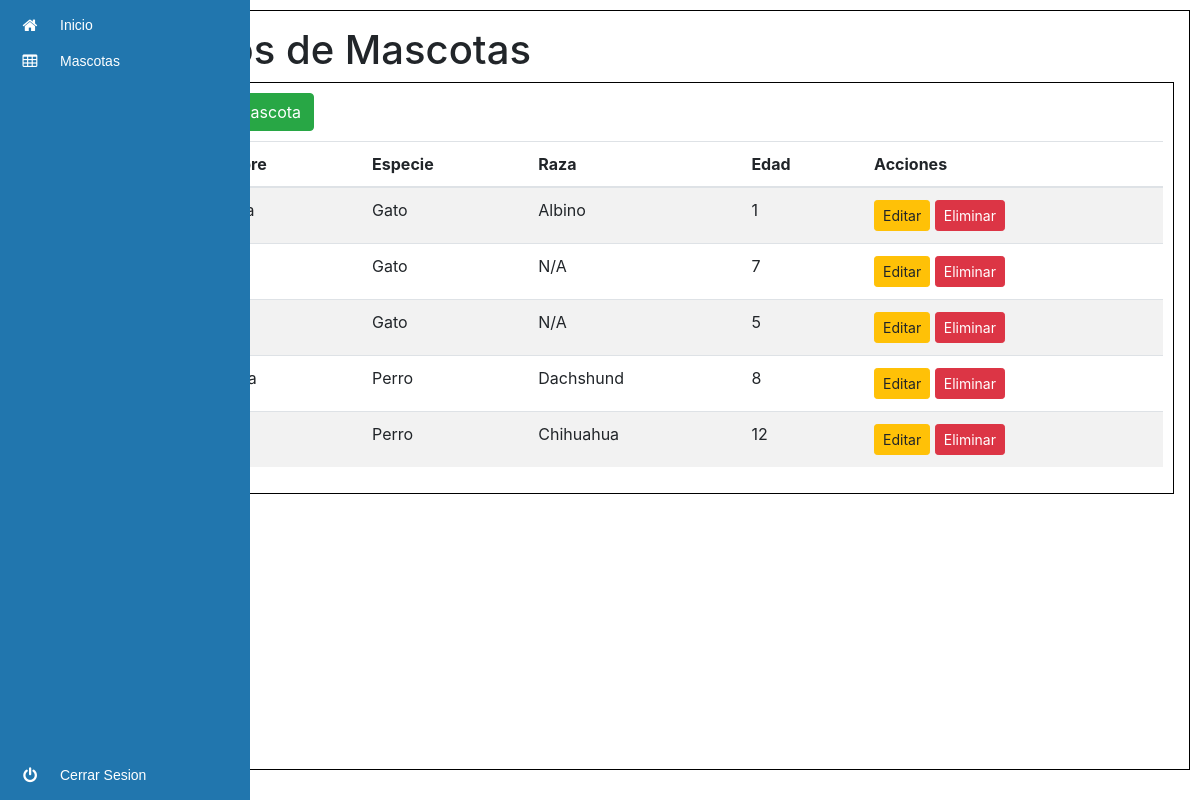
Page /pets (signed in) on the committed database.
### tables this page shows
CREATE TABLE mascotas (
            id INTEGER PRIMARY KEY AUTOINCREMENT,
            nombre TEXT NOT NULL,
            especie TEXT NOT NULL,
            raza TEXT NOT NULL,
            edad INTEGER NOT NULL,
            color TEXT NOT NULL,
            fecha_registro DATE NOT NULL
        );

### app.py (the view)
@app.route('/pets')
def pets():
    if 'username' not in session:
        return redirect(url_for('index'))
    mascotas = obtener_data_mascotas()
    return render_template('petCrud.html', mascotas=mascotas)

### app.py (called while the page is built)
@app.before_request
def renovar_sesion():
    session.permanent = True

### functions/sqliteFunctions.py (called while the page is built)
def obtener_data_mascotas():
    conexion = sqlite3.connect(database)
    cursor = conexion.cursor()
    cursor.execute('SELECT * FROM mascotas')
    mascotas = cursor.fetchall()
    conexion.close()
    return mascotas

### templates/petCrud.html (shortened to what this page needs)
{% include 'components/sidebar.html' %}
<link rel="stylesheet" type="text/css" href="{{ url_for('static', filename='styles/homeStyles.css') }}">
<link rel="stylesheet" href="https://stackpath.bootstrapcdn.com/bootstrap/4.5.2/css/bootstrap.min.css">
<div class="main-content">
    <h1>Registros de Mascotas </h1>
    <div class="menu">
        <div class="buttonsMenu">
            <button class="btn btn-success" id="add-pet-btn">Registra nueva mascota</button>
        </div>
        <div class="tablaMascotas">
            <table class="table table-striped">
                <thead>
                    <tr>
                        <th>ID</th>
                        <th>Nombre</th>
                        <th>Especie</th>
                        <th>Raza</th>
                        <th>Edad</th>
                        <th>Acciones</th>
                    </tr>
                </thead>
                <tbody id="tabla-mascotas-body">
                    {% for mascota in mascotas %}
                    <tr>
                        <td>{{ mascota[0] }}</td>
                        <td>{{ mascota[1] }}</td>
                        <td>{{ mascota[2] }}</td>
                        <td>{{ mascota[3] }}</td>
                        <td>{{ mascota[4] }}</td>
                        <td>
                            <button class="btn btn-warning btn-sm btn-editar" data-id="{{ mascota[0] }}">Editar</button>
                            <button class="btn btn-danger btn-sm btn-eliminar"
                                data-id="{{ mascota[0] }}">Eliminar</button>
                        </td>
                    </tr>
                    {% endfor %}
                </tbody>
            </table>
        </div>
    </div>
</div>

### templates/components/sidebar.html (shortened to what this page needs)
<link rel="stylesheet" type="text/css" href="{{ url_for('static', filename='styles/sideBarStyles.css') }}">
<nav class="main-menu">
    <ul>
        <li class="has-subnav">
            <a href="{{ url_for('home') }}">
                <i class="fa fa-home fa-2x"></i>
            </a>
        </li>
        <li class="has-subnav">
            <a href="{{ url_for('pets') }}">
                <i class="fa fa-table fa-2x"></i>
            </a>
        </li>
    </ul>
    <ul class="logout">
        <li>
            <a href="{{ url_for('logout') }}">
                <i class="fa fa-power-off fa-2x"></i>
            </a>
        </li>
    </ul>
</nav>

### static/styles/sideBarStyles.css (style rules this page uses)
.fa-2x { font-size: 2em; }
.fa { position: relative; display: table-cell; width: 60px; height: 36px; text-align: center; vertical-align: middle; font-size: 16px; color: white; }
.main-menu { background: #2176AE; position: absolute; top: 0; bottom: 0; height: 100%; left: 0; width: 60px; overflow: hidden; -webkit-transition: width .05s linear; transition: width .05s linear; -webkit-transform: translateZ(0) scale(1, 1); z-index: 1000; }
.main-menu>ul { margin: 7px 0; }
.main-menu li { position: relative; display: block; width: 250px; }
.main-menu li>a { position: relative; display: table; border-collapse: collapse; border-spacing: 0; color: white; font-family: arial; font-size: 14px; text-decoration: none; -webkit-transform: translateZ(0) scale(1, 1); -webkit-transition: all .1s linear; transition: all .1s linear; }
.main-menu>ul.logout { position: absolute; left: 0; bottom: 0; }
nav { -webkit-user-select: none; -moz-user-select: none; -ms-user-select: none; -o-user-select: none; user-select: none; }
nav ul, nav li { outline: 0; margin: 0; padding: 0; }

### static/styles/homeStyles.css (style rules this page uses)
.main-content { margin-left: 80px; margin-top: 10px; width: calc(100% - 90px); border: 1px solid black; padding: 15px; max-width: none; display: flex; flex-direction: column; height: calc(100vh - 40px); }
.menu { border: 1px solid black; justify-content: space-between; align-items: center; padding: 10px; flex-shrink: 0; }
.tablaMascotas { max-height: 600px; overflow-y: auto; margin-top: 10px; }

### rows in the picture
mascotas: nombre "Alaska", especie "Gato", raza "Albino", edad "1"
mascotas: especie "Gato", raza "N/A", edad "7"
mascotas: especie "Gato", raza "N/A", edad "5"
mascotas: nombre "Canela", especie "Perro", raza "Dachshund", edad "8"
mascotas: especie "Perro", raza "Chihuahua", edad "12"
